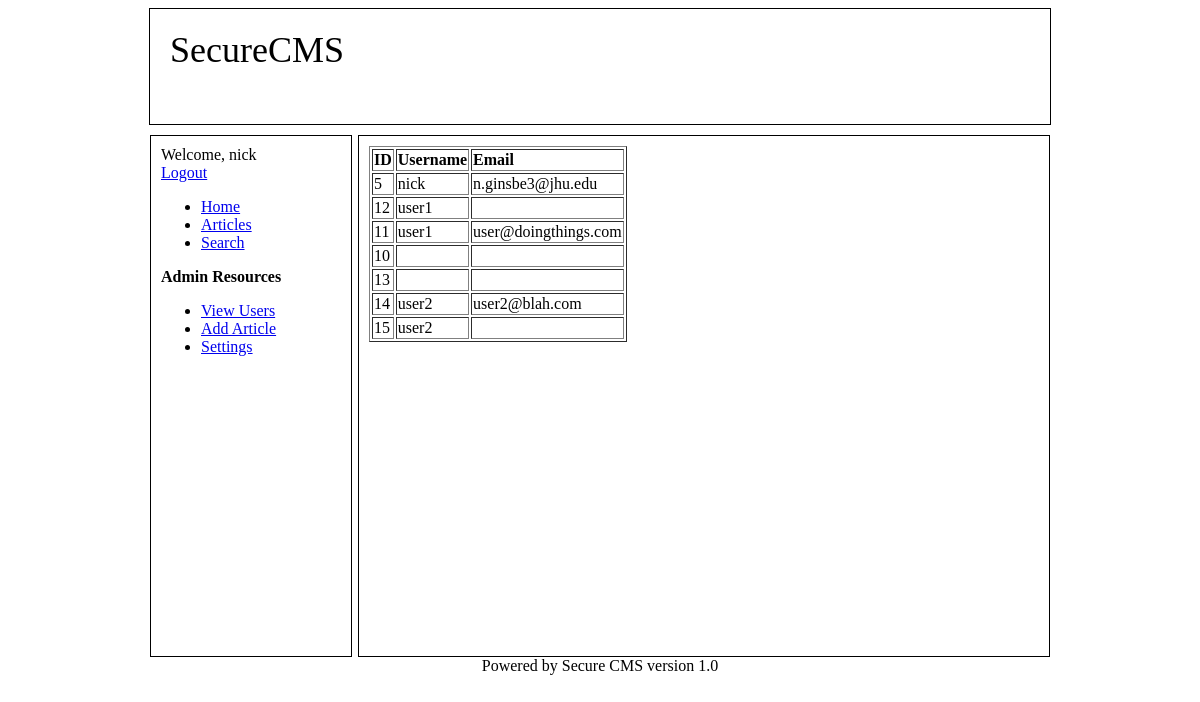
The app's page /index.php?page=view_users (signed in) with its own data.
### tables this page shows
CREATE TABLE `settings` (
  `site_name` varchar(64) NOT NULL,
  `welcome` blob NOT NULL
);

CREATE TABLE `users` (
  `id` int(11) NOT NULL AUTO_INCREMENT,
  `user_name` varchar(64) NOT NULL,
  `password` varchar(64) NOT NULL,
  `join_date` timestamp NOT NULL DEFAULT '0000-00-00 00:00:00' ON UPDATE CURRENT_TIMESTAMP,
  `is_admin` tinyint(1) NOT NULL,
  `email` varchar(128) NOT NULL,
  PRIMARY KEY (`id`)
);

### view_users.php (the view, shortened to what this page needs)
<?
$result = mysqli_query($con,"SELECT * FROM users");
?>
<table border="1">
  <tr>
    <td><b>ID</b></td>
    <td><b>Username</b></td>
    <td><b>Email</b></td>
  </tr>
  <?
while($row = mysqli_fetch_array($result)){
	echo "<tr><td>" . $row['id'] . "</td><td>" . $row['user_name'] . "</td><td>" . $row['email'] . "</td></tr>";
}
?>
</table>

### header.php (shortened to what this page needs)
<?
$host = "localhost";
$user = "root";
$pwd = "1";
$db = "SecureCMS";
$con=mysqli_connect($host,$user,$pwd,$db);
?>
<!DOCTYPE html PUBLIC "-//W3C//DTD XHTML 1.0 Transitional//EN" "http://www.w3.org/TR/xhtml1/DTD/xhtml1-transitional.dtd">
<html xmlns="http://www.w3.org/1999/xhtml">
<link rel="stylesheet" type="text/css" href="styles.css"/>
<head>
<?
$result = mysqli_query($con,"SELECT * FROM settings");
$site_name = "";
while($row = mysqli_fetch_array($result)){
    $site_name =  $row['site_name'];
}
?>
<div class="header"><? echo $site_name; ?></div>
</head>
<body>
<div class="bigcontainer">
<div class="sidebar">
  <? include "login.php" ?>
  <ul>
    <li><a href="index.php">Home</a></li>
    <li><a href="index.php?page=articles">Articles</a></li>
    <li><a href="index.php?page=search">Search</a></li>
  </ul>
<?
if($_SESSION['is_admin'] == 1){
?>
  <b>Admin Resources</b>
  <ul>
    <li><a href="index.php?page=view_users">View Users</a></li>
    <li><a href="index.php?page=add_article">Add Article</a></li>
    <li><a href="index.php?page=edit_settings">Settings</a></li>
  </ul>
<?
}
?>
</div>
<div class="container">

### login.php (shortened to what this page needs)
<?
if(isset($_SESSION['username'])){
	echo "Welcome, " . $_SESSION['username'];
	echo "<br/><a href='index.php?page=logout'>Logout</a>";
}
?>

### index.php
<? include "header.php" ?>
    <?
if($_GET['page'] == NULL){
echo nl2br($welcome);
}
else{
$page = $_GET['page'] . ".php";
include($page);
}
?>
    <? include "footer.php" ?>

### footer.php
</div>
</div>
<center>
  Powered by Secure CMS version 1.0
</center>
</body></html>

### styles.css (style rules this page uses)
.header { width:860px; margin-left:auto; margin-right:auto; height:75px; font-size:36px; margin-bottom:10px; position:relative; border-style:solid; border-width:1px; padding:20px; }
.sidebar { width:180px; height:100%; min-height:500px; border-style:solid; border-width:1px; float:left; position:relative; padding:10px; }
.container { width:670px; height:100%; min-height:500px; border-style:solid; border-width:1px; float:right; position:relative; padding:10px; }
.bigcontainer { width:900px; margin-left:auto; margin-right:auto; }

### records on screen
settings: site_name "SecureCMS"
users: id "5", user_name "nick", email "n.ginsbe3@jhu.edu"
users: id "12", user_name "user1"
users: id "11", user_name "user1", email "user@doingthings.com"
users: id "10"
users: id "13"
users: id "14", user_name "user2", email "user2@blah.com"
users: id "15", user_name "user2"

### other values on screen
$_SESSION['username'] "nick"
